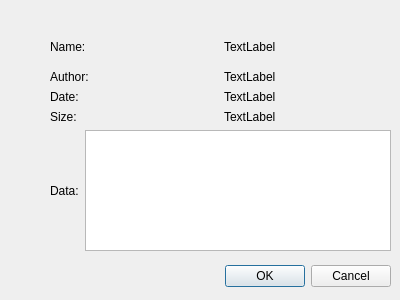
<?xml version="1.0" encoding="UTF-8"?>
<ui version="4.0">
    <class>DialogShowFile</class>
    <widget class="QDialog" name="DialogShowFile">
        <property name="geometry">
            <rect>
                <x>0</x>
                <y>0</y>
                <width>400</width>
                <height>300</height>
            </rect>
        </property>
        <property name="windowTitle">
            <string>Dialog</string>
        </property>
        <widget class="QDialogButtonBox" name="buttonBox">
            <property name="geometry">
                <rect>
                    <x>50</x>
                    <y>260</y>
                    <width>341</width>
                    <height>32</height>
                </rect>
            </property>
            <property name="orientation">
                <enum>Qt::Horizontal</enum>
            </property>
            <property name="standardButtons">
                <set>QDialogButtonBox::Cancel|QDialogButtonBox::Ok</set>
            </property>
        </widget>
        <widget class="QWidget" name="">
            <property name="geometry">
                <rect>
                    <x>50</x>
                    <y>30</y>
                    <width>341</width>
                    <height>221</height>
                </rect>
            </property>
            <layout class="QVBoxLayout" name="verticalLayout">
                <item>
                    <layout class="QHBoxLayout" name="horizontalLayout">
                        <item>
                            <widget class="QLabel" name="label">
                                <property name="minimumSize">
                                    <size>
                                        <width>51</width>
                                        <height>34</height>
                                    </size>
                                </property>
                                <property name="text">
                                    <string>Name:</string>
                                </property>
                            </widget>
                        </item>
                        <item>
                            <widget class="QLabel" name="label_name">
                                <property name="text">
                                    <string>TextLabel</string>
                                </property>
                            </widget>
                        </item>
                    </layout>
                </item>
                <item>
                    <layout class="QHBoxLayout" name="horizontalLayout_2">
                        <item>
                            <widget class="QLabel" name="label_3">
                                <property name="text">
                                    <string>Author:</string>
                                </property>
                            </widget>
                        </item>
                        <item>
                            <widget class="QLabel" name="label_author">
                                <property name="text">
                                    <string>TextLabel</string>
                                </property>
                            </widget>
                        </item>
                    </layout>
                </item>
                <item>
                    <layout class="QHBoxLayout" name="horizontalLayout_3">
                        <item>
                            <widget class="QLabel" name="label_5">
                                <property name="text">
                                    <string>Date:</string>
                                </property>
                            </widget>
                        </item>
                        <item>
                            <widget class="QLabel" name="label_date">
                                <property name="text">
                                    <string>TextLabel</string>
                                </property>
                            </widget>
                        </item>
                    </layout>
                </item>
                <item>
                    <layout class="QHBoxLayout" name="horizontalLayout_4">
                        <item>
                            <widget class="QLabel" name="label_7">
                                <property name="text">
                                    <string>Size:</string>
                                </property>
                            </widget>
                        </item>
                        <item>
                            <widget class="QLabel" name="label_size">
                                <property name="text">
                                    <string>TextLabel</string>
                                </property>
                            </widget>
                        </item>
                    </layout>
                </item>
                <item>
                    <layout class="QHBoxLayout" name="horizontalLayout_5">
                        <item>
                            <widget class="QLabel" name="label_9">
                                <property name="text">
                                    <string>Data:</string>
                                </property>
                            </widget>
                        </item>
                        <item>
                            <widget class="QTextEdit" name="textEdit_data"/>
                        </item>
                    </layout>
                </item>
            </layout>
        </widget>
    </widget>
    <resources/>
    <connections>
        <connection>
            <sender>buttonBox</sender>
            <signal>accepted()</signal>
            <receiver>DialogShowFile</receiver>
            <slot>accept()</slot>
            <hints>
                <hint type="sourcelabel">
                    <x>220</x>
                    <y>275</y>
                </hint>
                <hint type="destinationlabel">
                    <x>199</x>
                    <y>149</y>
                </hint>
            </hints>
        </connection>
        <connection>
            <sender>buttonBox</sender>
            <signal>rejected()</signal>
            <receiver>DialogShowFile</receiver>
            <slot>reject()</slot>
            <hints>
                <hint type="sourcelabel">
                    <x>220</x>
                    <y>275</y>
                </hint>
                <hint type="destinationlabel">
                    <x>199</x>
                    <y>149</y>
                </hint>
            </hints>
        </connection>
    </connections>
</ui>
